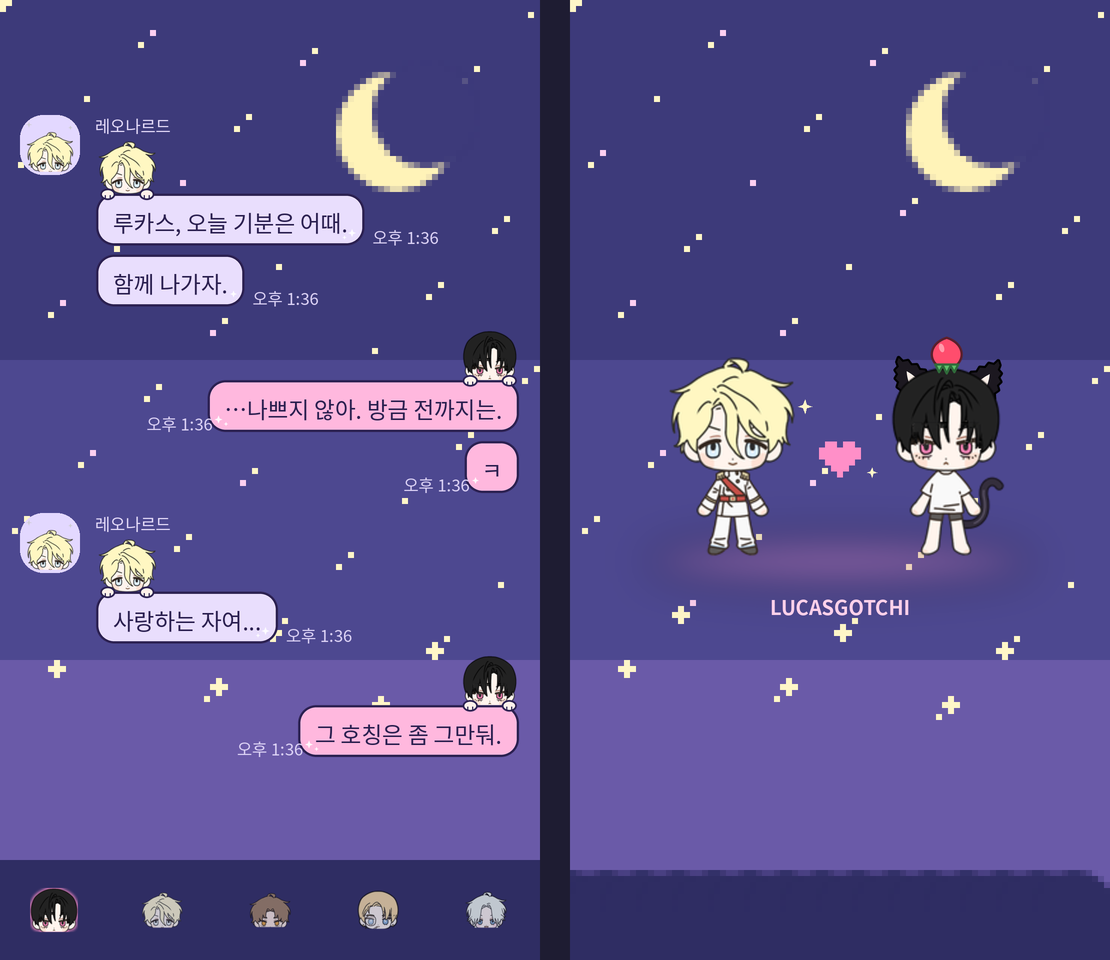

Source code (Python):
"""확인용 화면 흉내: 채팅방 · 아래 탭 · 실행화면을 한 장에. 카톡과 똑같지는 않음 (대략 배치)."""
import os
from PIL import Image, ImageDraw, ImageFont

FONT = '/usr/share/fonts/opentype/noto/NotoSansCJK-Regular.ttc'


def load9(path):
    im = Image.open(path).convert('RGBA')
    w, h = im.size
    px = im.load()
    sx = [x - 1 for x in range(1, w - 1) if px[x, 0][3] > 0][0]
    sy = [y - 1 for y in range(1, h - 1) if px[0, y][3] > 0][0]
    pl = [x - 1 for x in range(1, w - 1) if px[x, h - 1][3] > 0]
    pt = [y - 1 for y in range(1, h - 1) if px[w - 1, y][3] > 0]
    body = im.crop((1, 1, w - 1, h - 1))
    return body, sx, sy, (pl[0], pt[0], body.width - 1 - pl[-1], body.height - 1 - pt[-1])


def stretch(body, sx, sy, W, H):
    W, H = max(W, body.width), max(H, body.height)
    out = Image.new('RGBA', (W, H))
    xs = [(0, sx, 0, sx), (sx, sx + 1, sx, W - (body.width - sx - 1)), (sx + 1, body.width, W - (body.width - sx - 1), W)]
    ys = [(0, sy, 0, sy), (sy, sy + 1, sy, H - (body.height - sy - 1)), (sy + 1, body.height, H - (body.height - sy - 1), H)]
    for (a0, a1, b0, b1) in xs:
        for (c0, c1, d0, d1) in ys:
            if a1 > a0 and c1 > c0 and b1 > b0 and d1 > d0:
                out.paste(body.crop((a0, c0, a1, c1)).resize((b1 - b0, d1 - d0), Image.NEAREST), (b0, d0))
    return out


def make(out_dir, path):
    d9 = os.path.join(out_dir, 'res', 'drawable-xxhdpi')
    W, H = 1080, 1920
    chat = Image.open(os.path.join(d9, 'theme_chatroom_background_image.png')).convert('RGBA')
    dr = ImageDraw.Draw(chat)
    f = ImageFont.truetype(FONT, 45)
    fs = ImageFont.truetype(FONT, 33)
    msgs = [('you', '루카스, 오늘 기분은 어때.', True), ('you', '함께 나가자.', False),
            ('me', '…나쁘지 않아. 방금 전까지는.', True), ('me', 'ㅋ', False),
            ('you', '사랑하는 자여...', True), ('me', '그 호칭은 좀 그만둬.', True)]
    prof = Image.open(os.path.join(d9, 'theme_profile_02_image.png')).convert('RGBA').resize((120, 120))
    pm = Image.new('L', prof.size, 0)
    ImageDraw.Draw(pm).rounded_rectangle([0, 0, 119, 119], radius=46, fill=255)
    y = 230
    for who, text, first in msgs:
        body, sx, sy, (pl, pt, pr, pb) = load9(os.path.join(d9, 'theme_chatroom_bubble_%s_%s_image.9.png' % (who, '01' if first else '02')))
        tw = int(dr.textlength(text, font=f))
        bw, bh = tw + pl + pr, 60 + pt + pb
        b = stretch(body, sx, sy, bw, bh)
        if who == 'you':
            x = 190
            if first:
                chat.paste(prof, (40, y), pm)
                dr.text((x, y - 4), '레오나르드', font=fs, fill=(230, 220, 250))
                y += 50
        else:
            x = W - 40 - b.width
        chat.alpha_composite(b, (x, y))
        dr.text((x + pl, y + pt + 2), text, font=f, fill=(43, 32, 80))
        dr.text((x - 120 if who == 'me' else x + b.width + 14, y + b.height - 44), '오후 1:36', font=fs, fill=(220, 210, 245))
        y += b.height + (18 if not first else 14)
        if who == 'me' and not first or who == 'you' and not first:
            y += 20
    # 아래 탭
    tab = Image.new('RGBA', (W, 200), (47, 45, 99, 255))
    for i, k in enumerate(['friends', 'chats', 'browse', 'shopping', 'more']):
        ic = Image.open(os.path.join(d9, 'theme_maintab_ico_%s%s_image.png' % (k, '_focused' if i == 0 else ''))).convert('RGBA').resize((100, 100))
        tab.alpha_composite(ic, (int(W / 5 * (i + .5) - 50), 50))
    chat.alpha_composite(tab, (0, H - 200))
    sp = Image.open(os.path.join(d9, 'theme_splash_image.png')).convert('RGBA')
    sheet = Image.new('RGBA', (W * 2 + 60, H), (30, 28, 50, 255))
    sheet.alpha_composite(chat, (0, 0))
    sheet.alpha_composite(sp, (W + 60, 0))
    sheet.convert('RGB').resize(((W * 2 + 60) // 2, H // 2), Image.LANCZOS).save(path)
    print('미리보기 →', path)
